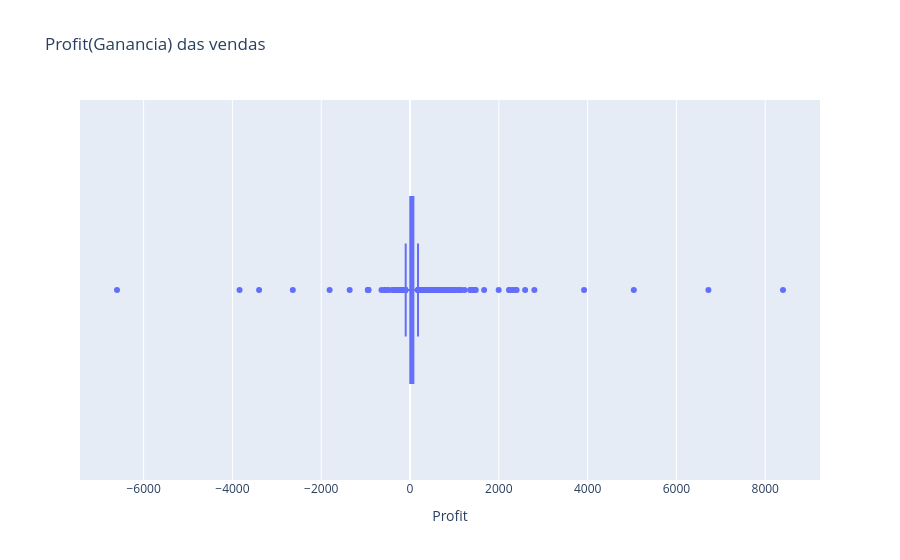
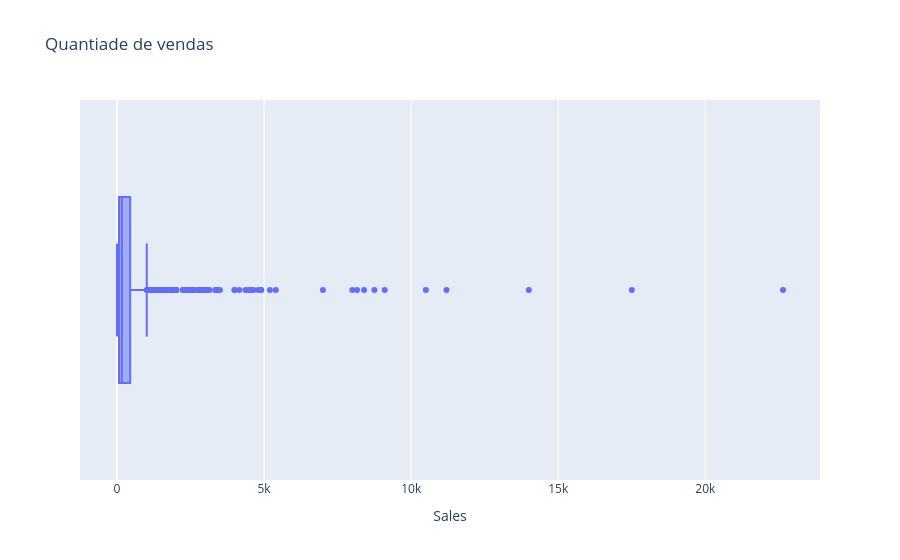
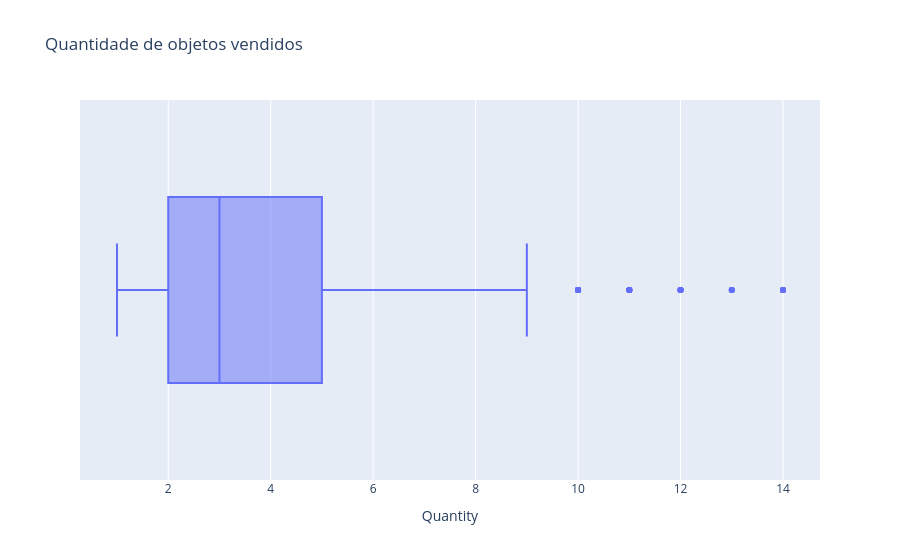

Source (notebook cell) for these figures, in order:
### Code cell
# Fazendo grafico de boxplot para identificar os outliers.
fig1 = px.box(df_electronics, x="Profit", title="Profit(Ganancia) das vendas")

fig2 = px.box(df_electronics, x="Sales", title="Quantiade de vendas")

fig3 = px.box(df_electronics, x="Quantity", title="Quantidade de objetos vendidos")

fig1.show()
fig2.show()
fig3.show()

### Figure 1 — Plotly figure (JSON) as saved in the notebook; plotly's stock layout.template omitted (floating-point values rounded to 4 significant figures; data arrays with more than 128 entries replaced by an {"elided": "..."} marker saying what was removed)
{"data": [{"alignmentgroup": "True", "hovertemplate": "Profit=%{x}<extra></extra>", "legendgroup": "", "marker": {"color": "#636efa"}, "name": "", "notched": false, "offsetgroup": "", "orientation": "h", "showlegend": false, "type": "box", "x": {"elided": "1847 float values"}, "x0": " ", "xaxis": "x", "y0": " ", "yaxis": "y"}], "layout": {"autosize": true, "boxmode": "group", "legend": {"tracegroupgap": 0}, "title": {"text": "Profit(Ganancia) das vendas"}, "xaxis": {"anchor": "y", "autorange": true, "domain": [0, 1], "range": [-7433.0, 9233.0], "title": {"text": "Profit"}, "type": "linear"}, "yaxis": {"anchor": "x", "autorange": true, "domain": [0, 1], "range": [-0.5, 0.5], "type": "category"}}}

### Figure 2 — Plotly figure (JSON) as saved in the notebook; plotly's stock layout.template omitted (floating-point values rounded to 4 significant figures; data arrays with more than 128 entries replaced by an {"elided": "..."} marker saying what was removed)
{"data": [{"alignmentgroup": "True", "hovertemplate": "Sales=%{x}<extra></extra>", "legendgroup": "", "marker": {"color": "#636efa"}, "name": "", "notched": false, "offsetgroup": "", "orientation": "h", "showlegend": false, "type": "box", "x": {"elided": "1847 float values"}, "x0": " ", "xaxis": "x", "y0": " ", "yaxis": "y"}], "layout": {"autosize": true, "boxmode": "group", "legend": {"tracegroupgap": 0}, "title": {"text": "Quantiade de vendas"}, "xaxis": {"anchor": "y", "autorange": true, "domain": [0, 1], "range": [-1257.0, 23900.0], "title": {"text": "Sales"}, "type": "linear"}, "yaxis": {"anchor": "x", "autorange": true, "domain": [0, 1], "range": [-0.5, 0.5], "type": "category"}}}

### Figure 3 — Plotly figure (JSON) as saved in the notebook; plotly's stock layout.template omitted (floating-point values rounded to 4 significant figures; data arrays with more than 128 entries replaced by an {"elided": "..."} marker saying what was removed)
{"data": [{"alignmentgroup": "True", "hovertemplate": "Quantity=%{x}<extra></extra>", "legendgroup": "", "marker": {"color": "#636efa"}, "name": "", "notched": false, "offsetgroup": "", "orientation": "h", "showlegend": false, "type": "box", "x": {"elided": "1847 int values"}, "x0": " ", "xaxis": "x", "y0": " ", "yaxis": "y"}], "layout": {"autosize": true, "boxmode": "group", "legend": {"tracegroupgap": 0}, "title": {"text": "Quantidade de objetos vendidos"}, "xaxis": {"anchor": "y", "autorange": true, "domain": [0, 1], "range": [0.2778, 14.72], "title": {"text": "Quantity"}, "type": "linear"}, "yaxis": {"anchor": "x", "autorange": true, "domain": [0, 1], "range": [-0.5, 0.5], "type": "category"}}}
